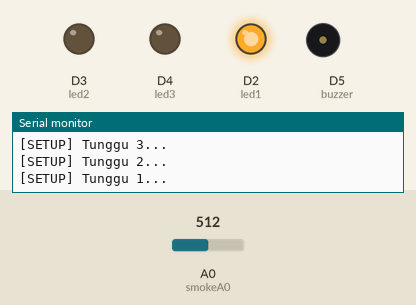
Recording of a sketch running on a simulated ESP8266 (NodeMCU). Shown: output pins drawn as LEDs (lit = HIGH), buzzer (waves = sounding), the last lines printed to the serial monitor. Dashed ring = blinking. Inputs (shaded band) come from the test bench; at power-on: A0 (smokeA0) = 512. WiFi joins after 1.5 s; servers stay silent unless stated; uploads are accepted with an empty reply.

Above: at 5.2 s.
5.3 s: A0 (smokeA0) set to 418
At 7.1 s:
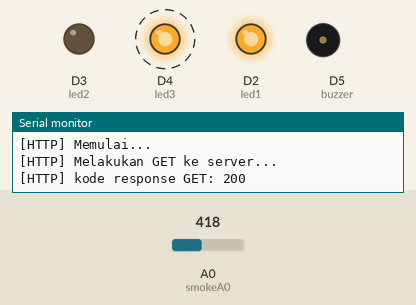
10.0 s: A0 (smokeA0) set to 393
At 11.5 s:
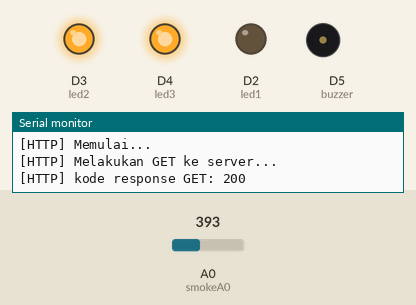
Timing chart, 0 to 13.0 s (numbered marks = the images above; inputs shaded):
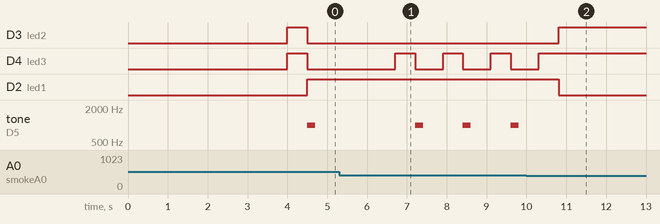

Measured:
- the behaviour switches between 401 and 400 on A0 (smokeA0) (found by bisection; images 1 and 2)
- after the input at 10.0 s, D3 (led2): LOW → HIGH after 0.81 s; D4 (led3): goes on until 10.3 s, then stays HIGH; D2 (led1): HIGH → LOW after 0.81 s; tone on D5 (buzzer): stops changing and stays silent
- by itself, D4 (led3): alternates HIGH for 0.50 s and LOW for 0.70 s
- by itself, tone on D5 (buzzer): alternates 1000 Hz for 0.20 s and silent for 1.0 s

The sketch:

bil_gas.ino
```cpp
#include <Arduino.h>
#include <ESP8266WiFi.h>
#include <ESP8266WiFiMulti.h>
#include <ESP8266HTTPClient.h>

//deklarasi konstanta
const int smokeA0 = A0;    // sensor LPG
const int led1 = D2;       // led merah
const int led2 = D3;       // led kuning
const int led3 = D4;       // led hijau
const int buzzer = D5;     // buzzer

//KODE IDENTINTAS SENSOR
#define TEMPAT 1001

// Gunakan serial sebagai monitor
#define USE_SERIAL Serial

// Buat object Wifi
ESP8266WiFiMulti WiFiMulti;

// Buat object http
HTTPClient http;

float suhu;
String payload;

String url = "http://192.168.43.89/gas12/add.php?lpg=";

int sensorThres = 400; // 400 adalah skala untuk LPG

void setup() {

  // pendefinisian mode pin
  pinMode(led1, OUTPUT);    // merah
  pinMode(led2, OUTPUT);    // kuning
  pinMode(led3, OUTPUT);    // hijau
  pinMode(buzzer, OUTPUT);
  pinMode(smokeA0, INPUT);
  Serial.begin(9600);

  //konfigurasi
  USE_SERIAL.setDebugOutput(false);

   for(uint8_t t = 4; t > 0; t--) {
        USE_SERIAL.printf("[SETUP] Tunggu %d...\n", t);
        USE_SERIAL.flush();
        delay(1000);
    }

    WiFi.mode(WIFI_STA);
    WiFiMulti.addAP("Ox", "12345679"); // Koneksi dengan wifi , dan sesuaikan dengan nama SSID dan PASSWORD

    digitalWrite(led2,HIGH);
}

void loop() {
  digitalWrite(led3,HIGH); // led hijau menyala
  delay(500);
  digitalWrite(led3,LOW);  // led hijau mati

  int analogSensor = analogRead(smokeA0); //membaca sensor dari pin A0

  // Menampilkan Output Analog Dari A0
  //Serial.println(analogSensor);

  // jika sensor mq2 mendeteksi LPG/GAS maka akan membunyikan Alarm
  if (analogSensor > sensorThres)
    {
      digitalWrite(led1, HIGH);
      digitalWrite(led2, LOW);
      digitalWrite(led3, LOW);
     tone(buzzer, 1000, 200);
    }
    else
    {
      digitalWrite(led1, LOW);
      digitalWrite(led2, HIGH);
      digitalWrite(led3, HIGH);
      noTone(buzzer);
    }

  //delay(700);

   // Cek apakah status WIFI sudah terhubung
    if((WiFiMulti.run() == WL_CONNECTED)) {

        // Tambahkan data pada URL yang sudah kita buat
        USE_SERIAL.print("[HTTP] Memulai...\n");

        http.begin( url + (String) analogSensor + "&tempat=" + TEMPAT );

        // Mulai koneksi dengan metode GET
        USE_SERIAL.print("[HTTP] Melakukan GET ke server...\n");
        int httpCode = http.GET();

        // Periksa httpCode, akan bernilai negatif kalau error
        if(httpCode > 0) {

            // Tampilkan response http
            USE_SERIAL.printf("[HTTP] kode response GET: %d\n", httpCode);

            // Bila koneksi berhasil, baca data response dari server
            if(httpCode == HTTP_CODE_OK) {
                payload = http.getString();
                USE_SERIAL.println(payload);
            }

        } else {

            USE_SERIAL.printf("[HTTP] GET gagal, error: %s\n", http.errorToString(httpCode).c_str());
        }

        http.end();
    }

    delay(500);
}
```
